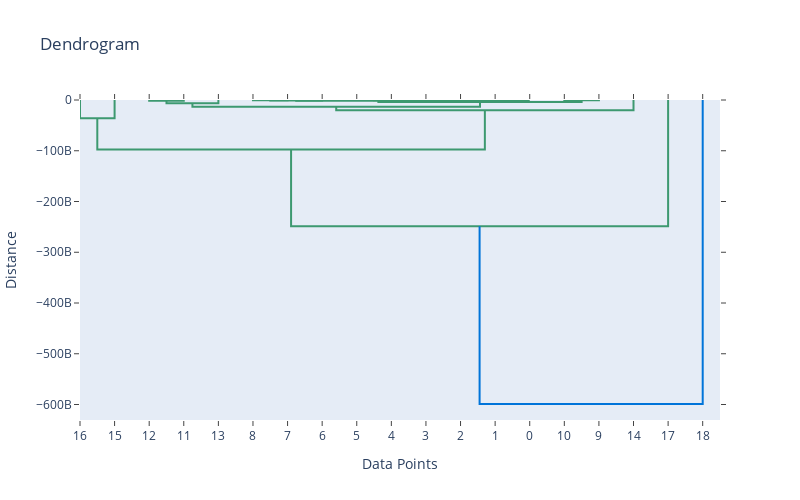

The notebook cell saved with this chart:
### Markdown cell above
Ploting the dendogram:

### Code cell
from scipy.cluster.hierarchy import dendrogram, linkage
from plotly.offline import iplot
import plotly.figure_factory as ff

Z = linkage(features, method='ward')
dendrogram = ff.create_dendrogram(Z, orientation='top')
dendrogram['layout'].update({'width': 800, 'height': 500, 'title': 'Dendrogram'})
dendrogram['layout']['xaxis'].update({'title': 'Data Points'})
dendrogram['layout']['yaxis'].update({'title': 'Distance'})

iplot(dendrogram)

### Figure 1 — Plotly figure (JSON) as saved in the notebook; plotly's stock layout.template omitted (floating-point values rounded to 4 significant figures)
{"data": [{"hoverinfo": "text", "marker": {"color": "rgb(61,153,112)"}, "mode": "lines", "type": "scatter", "x": [-35, -35, -45, -45], "xaxis": "x", "y": [0, -653600000.0, -653600000.0, 0], "yaxis": "y"}, {"hoverinfo": "text", "marker": {"color": "rgb(61,153,112)"}, "mode": "lines", "type": "scatter", "x": [-55, -55, -65, -65], "xaxis": "x", "y": [0, -151300000.0, -151300000.0, 0], "yaxis": "y"}, {"hoverinfo": "text", "marker": {"color": "rgb(61,153,112)"}, "mode": "lines", "type": "scatter", "x": [-75, -75, -85, -85], "xaxis": "x", "y": [0, -67230000.0, -67230000.0, 0], "yaxis": "y"}, {"hoverinfo": "text", "marker": {"color": "rgb(61,153,112)"}, "mode": "lines", "type": "scatter", "x": [-95, -95, -105, -105], "xaxis": "x", "y": [0, -99710000.0, -99710000.0, 0], "yaxis": "y"}, {"hoverinfo": "text", "marker": {"color": "rgb(61,153,112)"}, "mode": "lines", "type": "scatter", "x": [-80, -80, -100, -100], "xaxis": "x", "y": [-67230000.0, -261500000.0, -261500000.0, -99710000.0], "yaxis": "y"}, {"hoverinfo": "text", "marker": {"color": "rgb(61,153,112)"}, "mode": "lines", "type": "scatter", "x": [-60, -60, -90, -90], "xaxis": "x", "y": [-151300000.0, -528000000.0, -528000000.0, -261500000.0], "yaxis": "y"}, {"hoverinfo": "text", "marker": {"color": "rgb(61,153,112)"}, "mode": "lines", "type": "scatter", "x": [-125, -125, -135, -135], "xaxis": "x", "y": [0, -352800000.0, -352800000.0, 0], "yaxis": "y"}, {"hoverinfo": "text", "marker": {"color": "rgb(61,153,112)"}, "mode": "lines", "type": "scatter", "x": [-115, -115, -130, -130], "xaxis": "x", "y": [0, -745500000.0, -745500000.0, -352800000.0], "yaxis": "y"}, {"hoverinfo": "text", "marker": {"color": "rgb(61,153,112)"}, "mode": "lines", "type": "scatter", "x": [-75, -75, -122.5, -122.5], "xaxis": "x", "y": [-528000000.0, -1689000000.0, -1689000000.0, -745500000.0], "yaxis": "y"}, {"hoverinfo": "text", "marker": {"color": "rgb(61,153,112)"}, "mode": "lines", "type": "scatter", "x": [-40, -40, -98.75, -98.75], "xaxis": "x", "y": [-653600000.0, -4180000000.0, -4180000000.0, -1689000000.0], "yaxis": "y"}, {"hoverinfo": "text", "marker": {"color": "rgb(61,153,112)"}, "mode": "lines", "type": "scatter", "x": [-155, -155, -165, -165], "xaxis": "x", "y": [0, -1328000000.0, -1328000000.0, 0], "yaxis": "y"}, {"hoverinfo": "text", "marker": {"color": "rgb(61,153,112)"}, "mode": "lines", "type": "scatter", "x": [-145, -145, -160, -160], "xaxis": "x", "y": [0, -6645000000.0, -6645000000.0, -1328000000.0], "yaxis": "y"}, {"hoverinfo": "text", "marker": {"color": "rgb(61,153,112)"}, "mode": "lines", "type": "scatter", "x": [-69.38, -69.38, -152.5, -152.5], "xaxis": "x", "y": [-4180000000.0, -13090000000.0, -13090000000.0, -6645000000.0], "yaxis": "y"}, {"hoverinfo": "text", "marker": {"color": "rgb(61,153,112)"}, "mode": "lines", "type": "scatter", "x": [-25, -25, -110.9, -110.9], "xaxis": "x", "y": [0, -19990000000.0, -19990000000.0, -13090000000.0], "yaxis": "y"}, {"hoverinfo": "text", "marker": {"color": "rgb(61,153,112)"}, "mode": "lines", "type": "scatter", "x": [-175, -175, -185, -185], "xaxis": "x", "y": [0, -36020000000.0, -36020000000.0, 0], "yaxis": "y"}, {"hoverinfo": "text", "marker": {"color": "rgb(61,153,112)"}, "mode": "lines", "type": "scatter", "x": [-67.97, -67.97, -180, -180], "xaxis": "x", "y": [-19990000000.0, -97530000000.0, -97530000000.0, -36020000000.0], "yaxis": "y"}, {"hoverinfo": "text", "marker": {"color": "rgb(61,153,112)"}, "mode": "lines", "type": "scatter", "x": [-15, -15, -124.0, -124.0], "xaxis": "x", "y": [0, -248700000000.0, -248700000000.0, -97530000000.0], "yaxis": "y"}, {"hoverinfo": "text", "marker": {"color": "rgb(0,116,217)"}, "mode": "lines", "type": "scatter", "x": [-5, -5, -69.49, -69.49], "xaxis": "x", "y": [0, -599000000000.0, -599000000000.0, -248700000000.0], "yaxis": "y"}], "layout": {"autosize": false, "height": 500, "hovermode": "closest", "showlegend": false, "title": {"text": "Dendrogram"}, "width": 800, "xaxis": {"mirror": "allticks", "rangemode": "tozero", "showgrid": false, "showline": true, "showticklabels": true, "tickmode": "array", "ticks": "outside", "ticktext": ["18", "17", "14", "9", "10", "0", "1", "2", "3", "4", "5", "6", "7", "8", "13", "11", "12", "15", "16"], "tickvals": [-5, -15, -25, -35, -45, -55, -65, -75, -85, -95, -105, -115, -125, -135, -145, -155, -165, -175, -185], "title": {"text": "Data Points"}, "type": "linear", "zeroline": false}, "yaxis": {"mirror": "allticks", "rangemode": "tozero", "showgrid": false, "showline": true, "showticklabels": true, "ticks": "outside", "title": {"text": "Distance"}, "type": "linear", "zeroline": false}}}
